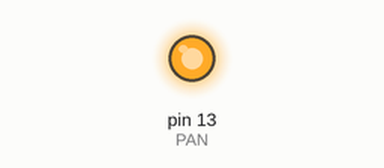
This program was run on a simulated Raspberry Pi (header pin numbers). Parts: output pins drawn as LEDs (lit = HIGH).

Above: at 2.5 s.
At 7.5 s:
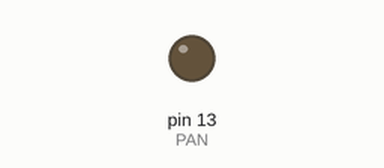
Timing chart, 0 to 13.0 s (numbered marks = the images above):
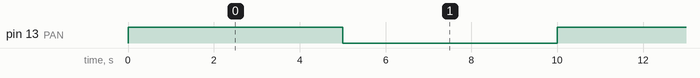

Measured:
- by itself, pin 13 (PAN): alternates HIGH for 5.0 s and LOW for 5.0 s

The program:

gpio_main13.py
```python
# PAN test
import RPi.GPIO as GPIO
import time

PAN = 13

GPIO.setmode(GPIO.BOARD) #
GPIO.setup(PAN, GPIO.OUT)

try:
    while True:
        GPIO.output(PAN, GPIO.HIGH)
        time.sleep(5.0)

        GPIO.output(PAN, GPIO.LOW)
        time.sleep(5.0)

except KeyboardInterrupt:
    GPIO.cleanup()
```
